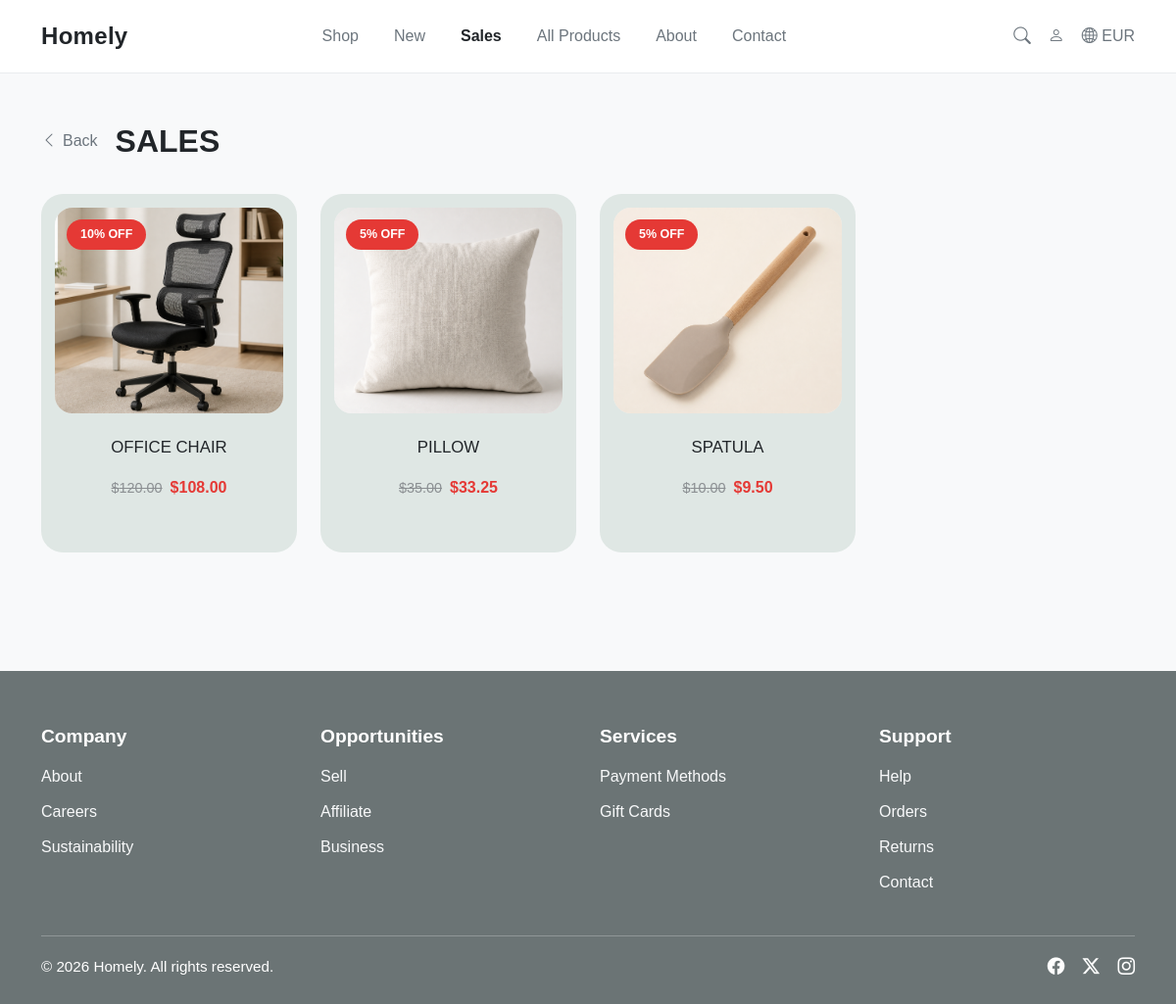
Page /sales/ on the committed database.
### store/models.py (models this page shows, shortened)
class Product(models.Model):
    category = models.ForeignKey(Category, on_delete=models.CASCADE, related_name='products')
    name = models.CharField(max_length=150)
    description = models.TextField()
    price = models.DecimalField(max_digits=10, decimal_places=2)
    stock_quantity = models.PositiveIntegerField(default=0)
    image = models.ImageField(
        upload_to='products/',
        blank=True,
        null=True,
        validators=[validate_product_image]
    )
    discount = models.PositiveIntegerField(default=0)
    is_archived = models.BooleanField(default=False)
    created_at = models.DateTimeField(auto_now_add=True)
    updated_at = models.DateTimeField(auto_now=True)
    @property
    def final_price(self):
        if self.discount > 0:
            return self.price - (self.price * self.discount / 100)
        return self.price

### store/views.py (the view)
# urls.py: path('sales/', views.sales, name='sales'),
def sales(request):
    products = Product.objects.filter(discount__gt=0, is_archived=False).order_by('-discount')
    context = {
        'products': products,
    }
    return render(request, 'sales.html', context)

### store/templates/sales.html (shortened to what this page needs)
{% extends 'base.html' %}
{% load static %}
{% block extra_css %}
<link rel="stylesheet" href="{% static 'css/products.css' %}" />
{% endblock %}
{% block content %}
<div class="products-page">
  <div class="products-header">
    <a href="/" class="back-link">
      <i class="bi bi-chevron-left"></i>
      Back
    </a>
    <h1 class="products-title">SALES</h1>
  </div>
  <div class="row g-4">
    {% for product in products %}
    <div class="col-12 col-sm-6 col-lg-3">
      <a href="/product/{{ product.id }}/" class="product-card-link">
        <div class="product-card">
          <div class="product-image-wrapper">
            <span class="sale-badge image-sale-badge">
              {{ product.discount }}% OFF
            </span>
            {% if product.image %}
            <img
              src="{{ product.image.url }}"
              alt="{{ product.name }}"
              class="product-image"
            />
            {% else %}
            <div class="product-placeholder">
              <i class="bi bi-image"></i>
            </div>
            {% endif %}
          </div>
          <div class="product-card-body">
            <h3 class="product-name">{{ product.name }}</h3>
            <div class="product-price discount-price-row">
              <span class="old-price">${{ product.price|floatformat:2 }}</span>
              <span class="new-price">${{ product.final_price|floatformat:2 }}</span>
            </div>
          </div>
        </div>
      </a>
    </div>
    {% empty %}
    <div class="col-12">
      <div class="empty-products-box">
        <p>No products on sale right now.</p>
      </div>
    </div>
    {% endfor %}
  </div>
</div>
{% endblock %}

### store/static/css/base.css (style rules this page uses)
body { background-color: #f8f9fa; color: #212529; font-family: Arial, Helvetica, sans-serif; }

### store/static/css/products.css (style rules this page uses)
.products-page { padding-top: 10px; }
.products-header { display: flex; align-items: center; gap: 18px; margin-bottom: 35px; }
.back-link { text-decoration: none; color: #6c757d; font-size: 1rem; display: inline-flex; align-items: center; gap: 6px; transition: 0.2s ease; }
.products-title { font-size: 2rem; font-weight: 700; margin: 0; color: #212529; }
.product-card { background-color: #dfe7e4; border-radius: 22px; padding: 14px; height: 100%; display: flex; flex-direction: column; transition: 0.2s ease; }
.product-image-wrapper { position: relative; width: 100%; height: 210px; border-radius: 18px; overflow: hidden; background-color: #f2f4f3; margin-bottom: 18px; }
.product-image { width: 100%; height: 100%; object-fit: cover; }
.sale-badge { background-color: #e53935; color: #ffffff; font-size: 0.78rem; font-weight: 700; padding: 6px 14px; border-radius: 999px; }
.image-sale-badge { position: absolute; top: 12px; left: 12px; z-index: 2; }
.product-card-body { text-align: center; min-height: 110px; display: flex; flex-direction: column; justify-content: flex-start; }
.product-name { font-size: 1.05rem; font-weight: 500; color: #212529; margin-bottom: 10px; text-transform: uppercase; min-height: 34px; display: flex; align-items: center; justify-content: center; }
.product-price { color: #6c757d; margin: 0; font-size: 0.95rem; min-height: 28px; }
.discount-price-row { display: flex; align-items: center; justify-content: center; gap: 8px; }
.old-price { color: #8b8f92; text-decoration: line-through; font-size: 0.9rem; }
.new-price { color: #e53935; font-weight: 700; font-size: 1rem; }
.product-card-link { text-decoration: none; color: inherit; display: block; }

### rows in the picture
Product: discount "10", image (picture), name "OFFICE CHAIR", price "120.00", final_price "108.00"
Product: discount "5", image (picture), name "PILLOW", price "35.00", final_price "33.25"
Product: discount "5", image (picture), name "SPATULA", price "10.00", final_price "9.50"
